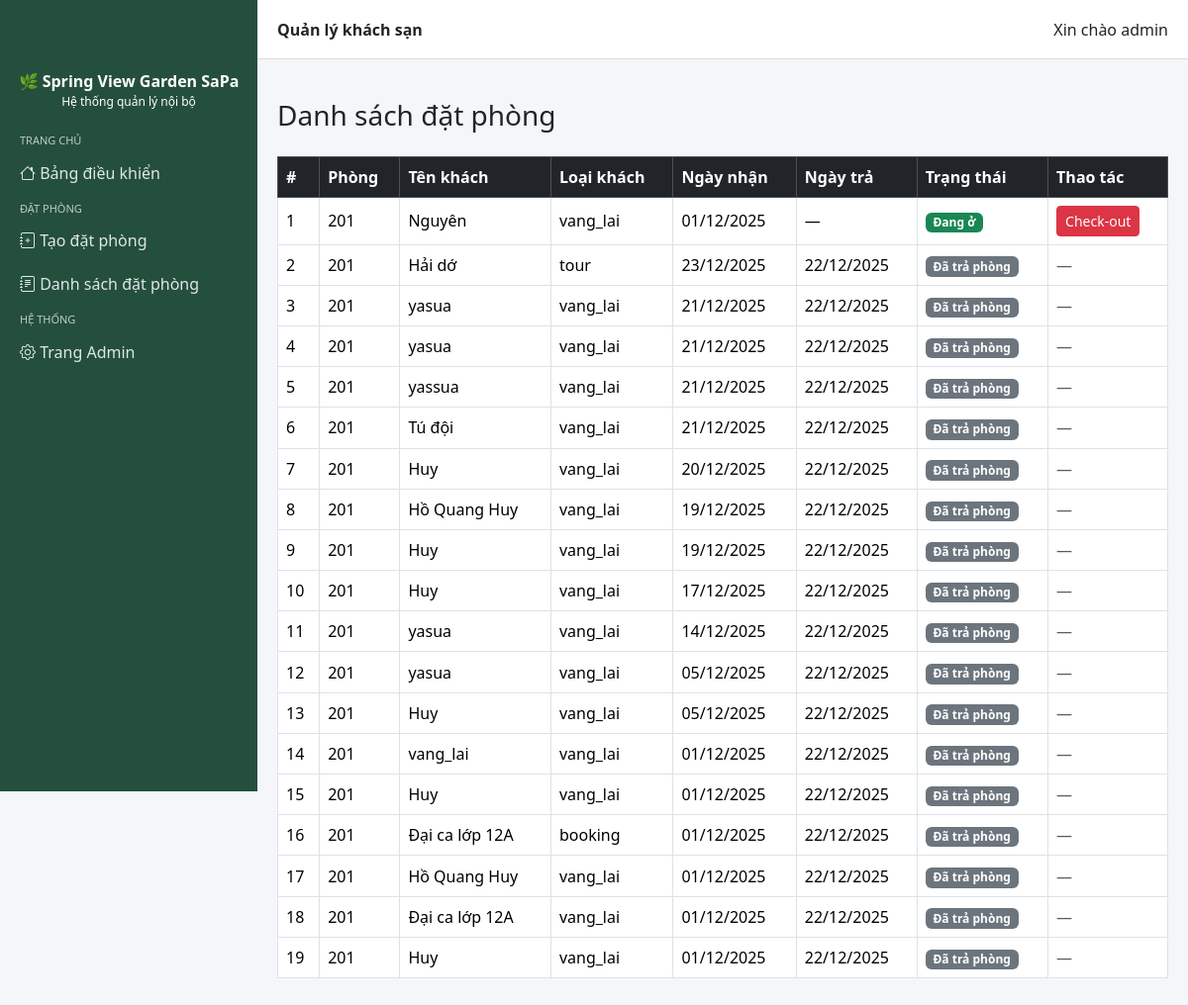
/dat-phong/danh-sach/ (signed in), run on the app's committed database.
### dat_phong/models.py (models this page shows, shortened)
class DatPhong(models.Model):
    LOAI_KHACH_CHOICES = [
        ('vang_lai', 'Vãng lai'),
        ('tour', 'Khách tour đoàn'),
        ('booking', 'Booking'),
        ('agoda', 'Agoda'),
        ('traveloka', 'Traveloka'),
    ]
    ma_khach = models.CharField(
        max_length=10,
        unique=True,
        editable=False,
        null=True,
        blank=True,
        verbose_name="Mã khách"
    )
    phong = models.ForeignKey(
        Phong,
        on_delete=models.PROTECT,
        verbose_name="Phòng"
    )
    ten_khach = models.CharField(
        max_length=100,
        verbose_name="Tên khách"
    )
    loai_khach = models.CharField(
        max_length=20,
        choices=LOAI_KHACH_CHOICES,
        verbose_name="Loại khách"
    )
    ngay_nhan = models.DateField(
        verbose_name="Ngày nhận phòng"
    )
    ngay_tra_du_kien = models.DateField(
        verbose_name="Ngày trả dự kiến"
    )
    ngay_tra = models.DateField(
        null=True,
        blank=True,
        verbose_name="Ngày trả phòng"
    )
    dang_o = models.BooleanField(
        default=True,
        verbose_name="Đang ở"
    )
    class Meta:
        ordering = ['-dang_o', '-ngay_nhan']

### khach_san/models.py (models this page shows, shortened)
class Phong(models.Model):
    TRANG_THAI_CHOICES = [
        ('trong', 'Trống'),
        ('dang_thue', 'Đang thuê'),
        ('dang_bao_tri', 'Đang bảo trì'),
    ]
    ma_phong = models.CharField(max_length=10, unique=True)
    loai_phong = models.ForeignKey(LoaiPhong, on_delete=models.PROTECT)
    trang_thai = models.CharField(
        max_length=20,
        choices=TRANG_THAI_CHOICES,
        default='trong'
    )

### dat_phong/views.py (the view)
# urls.py: path('danh-sach/', views.danh_sach_dat_phong, name='danh_sach_dat_phong'),
def danh_sach_dat_phong(request):
    danh_sach = DatPhong.objects.select_related('phong') \
        .order_by('-dang_o', '-ngay_nhan')
    context = {
        'danh_sach': danh_sach
    }
    return render(request, 'dat_phong/danh_sach_dat_phong.html', context)

### templates/dat_phong/danh_sach_dat_phong.html
{% extends 'base.html' %}
{% block content %}
<h3 class="mb-4">Danh sách đặt phòng</h3>
<table class="table table-bordered table-hover align-middle">
    <thead class="table-dark">
        <tr>
            <th>#</th>
            <th>Phòng</th>
            <th>Tên khách</th>
            <th>Loại khách</th>
            <th>Ngày nhận</th>
            <th>Ngày trả</th>
            <th>Trạng thái</th>
            <th>Thao tác</th>
        </tr>
    </thead>
    <tbody>
        {% for dp in danh_sach %}
        <tr>
            <td>{{ forloop.counter }}</td>
            <td>{{ dp.phong.ma_phong }}</td>
            <td>{{ dp.ten_khach }}</td>
            <td>{{ dp.loai_khach }}</td>
            <td>{{ dp.ngay_nhan|date:"d/m/Y" }}</td>
            <td>
                {% if dp.ngay_tra %}
                    {{ dp.ngay_tra|date:"d/m/Y" }}
                {% else %}
                    —
                {% endif %}
            </td>
            <td>
                {% if dp.dang_o %}
                    <span class="badge bg-success">Đang ở</span>
                {% else %}
                    <span class="badge bg-secondary">Đã trả phòng</span>
                {% endif %}
            </td>
            <td>
                {% if dp.dang_o %}
                    <a href="{% url 'dat_phong:check_out' dp.id %}"
                       class="btn btn-sm btn-danger">
                        Check-out
                    </a>
                {% else %}
                    <span class="text-muted">—</span>
                {% endif %}
            </td>
        </tr>
        {% empty %}
        <tr>
            <td colspan="8" class="text-center text-muted">
                Chưa có đơn đặt phòng
            </td>
        </tr>
        {% endfor %}
    </tbody>
</table>
{% endblock %}

### templates/base.html (shortened to what this page needs)
{% load static %}
<!DOCTYPE html>
<html lang="vi">
  <head>
    <link
      href="https://cdn.jsdelivr.net/npm/bootstrap@5.3.2/dist/css/bootstrap.min.css"
      rel="stylesheet"
    />
    <link
      rel="stylesheet"
      href="https://cdn.jsdelivr.net/npm/bootstrap-icons@1.11.1/font/bootstrap-icons.css"
    />
  </head>
  <body>
    {% with view_name=request.resolver_match.view_name %}
    <div class="sidebar">
      <div class="text-center mb-3">
        <strong>🌿 Spring View Garden SaPa</strong>
        <div style="font-size: 12px">Hệ thống quản lý nội bộ</div>
      </div>
      <div class="nhom-menu">Trang chủ</div>
      <a
        href="{% url 'bao_cao:trang_chu' %}"
        class="{% if view_name == 'bao_cao:trang_chu' %}active{% endif %}"
      >
        <i class="bi bi-house"></i> Bảng điều khiển
      </a>
      <div class="nhom-menu">Đặt phòng</div>
      <a href="{% url 'dat_phong:tao_dat_phong' %}"><i class="bi bi-journal-plus"></i> Tạo đặt phòng</a>
      <a href="{% url 'dat_phong:danh_sach_dat_phong' %}"><i class="bi bi-journal-text"></i> Danh sách đặt phòng</a>
      <div class="nhom-menu">Hệ thống</div>
      <a href="/admin/"><i class="bi bi-gear"></i> Trang Admin</a>
    </div>
    {% endwith %}
    <div class="topbar">
      <strong>{% block page_title %}Quản lý khách sạn{% endblock %}</strong>
      <div>
        {% if user.is_authenticated %}
          Xin chào {{ user.username }}
        {% else %}
          Chưa đăng nhập
        {% endif %}
      </div>
    </div>
    <div class="main-content" style="margin-top: 80px">
      {% block content %}{% endblock %}
    </div>
  </body>
</html>

### templates/base.html (style rules this page uses)
body { background: #f5f6fa; }
.sidebar { width: 260px; height: 100vh; position: fixed; left: 0; top: 0; background: #244f3d; color: #ffffff; padding-top: 70px; }
.sidebar a { color: #dfe6e9; text-decoration: none; display: block; padding: 10px 20px; }
.nhom-menu { padding: 6px 20px 2px; font-size: 11px; text-transform: uppercase; opacity: 0.7; }
.main-content { margin-left: 260px; padding: 20px; min-height: 100vh; }
.topbar { height: 60px; background: #ffffff; border-bottom: 1px solid #dddddd; position: fixed; top: 0; left: 260px; right: 0; display: flex; align-items: center; justify-content: space-between; padding: 0 20px; z-index: 1000; }

### data on the page
DatPhong: phong.ma_phong "201", ten_khach "Nguyên", loai_khach "vang_lai", ngay_nhan "01/12/2025", dang_o "Đang ở"
DatPhong: phong.ma_phong "201", ten_khach "Hải dớ", loai_khach "tour", ngay_nhan "23/12/2025", ngay_tra "22/12/2025", dang_o "Đã trả phòng"
DatPhong: phong.ma_phong "201", ten_khach "yasua", loai_khach "vang_lai", ngay_nhan "21/12/2025", ngay_tra "22/12/2025", dang_o "Đã trả phòng"
DatPhong: phong.ma_phong "201", ten_khach "yasua", loai_khach "vang_lai", ngay_nhan "21/12/2025", ngay_tra "22/12/2025", dang_o "Đã trả phòng"
DatPhong: phong.ma_phong "201", ten_khach "yassua", loai_khach "vang_lai", ngay_nhan "21/12/2025", ngay_tra "22/12/2025", dang_o "Đã trả phòng"
DatPhong: phong.ma_phong "201", ten_khach "Tú đội", loai_khach "vang_lai", ngay_nhan "21/12/2025", ngay_tra "22/12/2025", dang_o "Đã trả phòng"
DatPhong: phong.ma_phong "201", ten_khach "Huy", loai_khach "vang_lai", ngay_nhan "20/12/2025", ngay_tra "22/12/2025", dang_o "Đã trả phòng"
DatPhong: phong.ma_phong "201", ten_khach "Hồ Quang Huy", loai_khach "vang_lai", ngay_nhan "19/12/2025", ngay_tra "22/12/2025", dang_o "Đã trả phòng"
DatPhong: phong.ma_phong "201", ten_khach "Huy", loai_khach "vang_lai", ngay_nhan "19/12/2025", ngay_tra "22/12/2025", dang_o "Đã trả phòng"
DatPhong: phong.ma_phong "201", ten_khach "Huy", loai_khach "vang_lai", ngay_nhan "17/12/2025", ngay_tra "22/12/2025", dang_o "Đã trả phòng"
DatPhong: phong.ma_phong "201", ten_khach "yasua", loai_khach "vang_lai", ngay_nhan "14/12/2025", ngay_tra "22/12/2025", dang_o "Đã trả phòng"
DatPhong: phong.ma_phong "201", ten_khach "yasua", loai_khach "vang_lai", ngay_nhan "05/12/2025", ngay_tra "22/12/2025", dang_o "Đã trả phòng"
DatPhong: phong.ma_phong "201", ten_khach "Huy", loai_khach "vang_lai", ngay_nhan "05/12/2025", ngay_tra "22/12/2025", dang_o "Đã trả phòng"
DatPhong: phong.ma_phong "201", ten_khach "vang_lai", loai_khach "vang_lai", ngay_nhan "01/12/2025", ngay_tra "22/12/2025", dang_o "Đã trả phòng"
DatPhong: phong.ma_phong "201", ten_khach "Huy", loai_khach "vang_lai", ngay_nhan "01/12/2025", ngay_tra "22/12/2025", dang_o "Đã trả phòng"
DatPhong: phong.ma_phong "201", ten_khach "Đại ca lớp 12A", loai_khach "booking", ngay_nhan "01/12/2025", ngay_tra "22/12/2025", dang_o "Đã trả phòng"
DatPhong: phong.ma_phong "201", ten_khach "Hồ Quang Huy", loai_khach "vang_lai", ngay_nhan "01/12/2025", ngay_tra "22/12/2025", dang_o "Đã trả phòng"
DatPhong: phong.ma_phong "201", ten_khach "Đại ca lớp 12A", loai_khach "vang_lai", ngay_nhan "01/12/2025", ngay_tra "22/12/2025", dang_o "Đã trả phòng"
DatPhong: phong.ma_phong "201", ten_khach "Huy", loai_khach "vang_lai", ngay_nhan "01/12/2025", ngay_tra "22/12/2025", dang_o "Đã trả phòng"

### other printed values
{{ user.username }} "admin"
